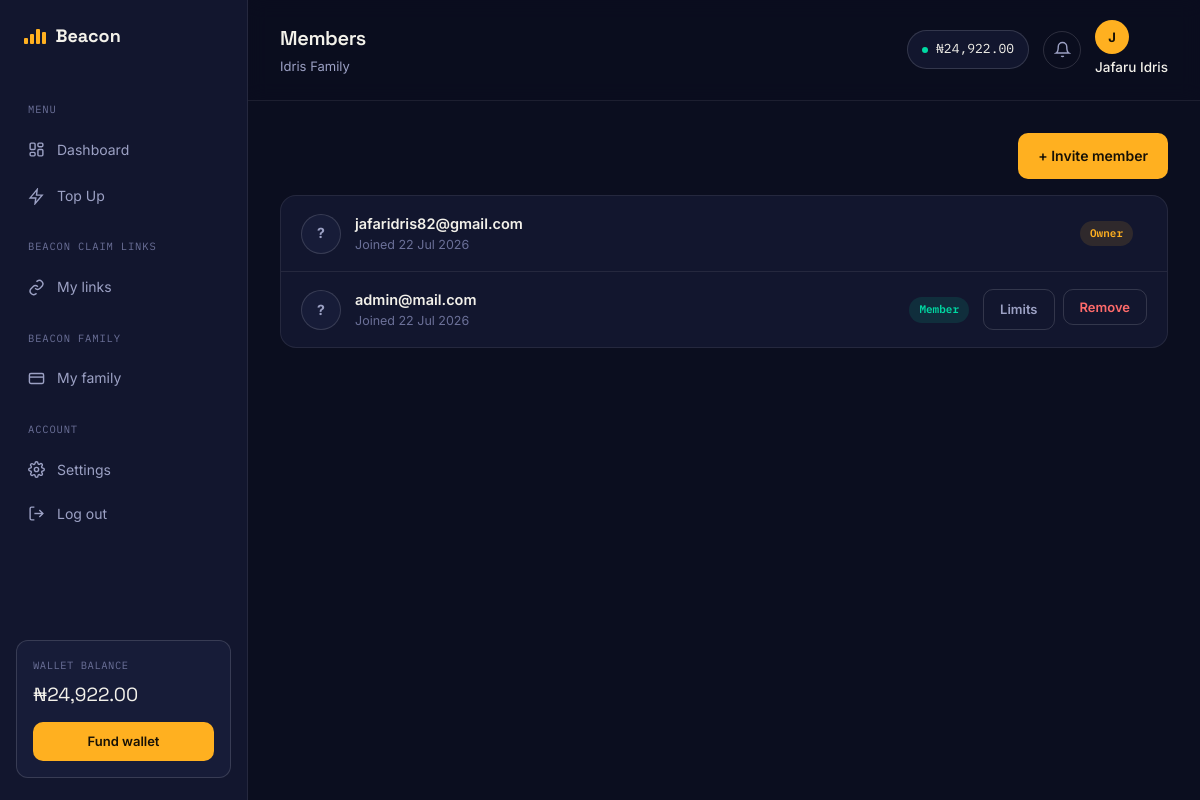
Screenshot of /commons/1/members/ (signed in) with the database file from the repository.
### authentication/models.py (models this page shows, shortened)
class User(AbstractUser):
    email = models.EmailField(unique=True)
    phone_number = models.CharField(max_length=20, blank=True)
    is_email_verified = models.BooleanField(default=False)
    email_verification_token = models.CharField(max_length=100, blank=True, null=True)
    password_reset_token = models.CharField(max_length=100, blank=True, null=True)
    password_reset_expires = models.DateTimeField(blank=True, null=True)
    referral_code = models.CharField(max_length=20, unique=True, blank=True, null=True)
    referred_by = models.ForeignKey('self', on_delete=models.SET_NULL, blank=True, null=True, related_name='referrals')
    date_joined = models.DateTimeField(auto_now_add=True)
    last_login_ip = models.GenericIPAddressField(blank=True, null=True)
    transaction_pin_hash = models.CharField(
        max_length=128,
        blank=True,
        null=True,
        help_text="Hashed transaction PIN"
    )
    USERNAME_FIELD = 'email'
    REQUIRED_FIELDS = ['username']
    class Meta:
        ordering = ['-date_joined']
    def __str__(self):
        return self.email
    def get_full_name(self):
        if self.first_name or self.last_name:
            return f"{self.first_name} {self.last_name}".strip()
        return self.username

### wallet/models.py (models this page shows, shortened)
class Wallet(models.Model):
    user = models.OneToOneField(User, on_delete=models.CASCADE, related_name='wallet')
    balance = models.DecimalField(max_digits=12, decimal_places=2, default=0.00)
    total_funded = models.DecimalField(max_digits=12, decimal_places=2, default=0.00)
    total_spent = models.DecimalField(max_digits=12, decimal_places=2, default=0.00)
    is_active = models.BooleanField(default=True)
    created_at = models.DateTimeField(auto_now_add=True)
    updated_at = models.DateTimeField(auto_now=True)
    class Meta:
        verbose_name = 'Wallet'
        verbose_name_plural = 'Wallets'

### commons/models.py (models this page shows, shortened)
class Family(models.Model):
    name = models.CharField(max_length=100)
    owner = models.ForeignKey(User, on_delete=models.CASCADE, related_name='owned_families')
    created_at = models.DateTimeField(auto_now_add=True)
    updated_at = models.DateTimeField(auto_now=True)
    class Meta:
        verbose_name_plural = 'families'
        ordering = ['-created_at']

class FamilyMembership(models.Model):
    class Role(models.TextChoices):
        OWNER = 'owner', 'Owner'
        ADMIN = 'admin', 'Admin'
        MEMBER = 'member', 'Member'
        VIEWER = 'viewer', 'Viewer'
    class Status(models.TextChoices):
        INVITED = 'invited', 'Invited'
        ACTIVE = 'active', 'Active'
        REMOVED = 'removed', 'Removed'
    family = models.ForeignKey(Family, on_delete=models.CASCADE, related_name='memberships')
    user = models.ForeignKey(User, on_delete=models.CASCADE, related_name='family_memberships')
    role = models.CharField(max_length=20, choices=Role.choices, default=Role.MEMBER)
    status = models.CharField(max_length=20, choices=Status.choices, default=Status.INVITED)
    invited_by = models.ForeignKey(
        User, on_delete=models.SET_NULL, null=True, blank=True, related_name='family_invites_sent',
    )
    invited_at = models.DateTimeField(auto_now_add=True)
    joined_at = models.DateTimeField(null=True, blank=True)
    removed_at = models.DateTimeField(null=True, blank=True)
    class Meta:
        unique_together = [('family', 'user')]
        ordering = ['-role', 'invited_at']
    @property
    def is_active(self):
        return self.status == self.Status.ACTIVE
    @property
    def can_add_members(self):
        return self.is_active and self.role in (self.Role.OWNER, self.Role.ADMIN)
    @property
    def can_remove_members(self):
        return self.is_active and self.role == self.Role.OWNER
    @property
    def can_set_spending_limits(self):
        return self.is_active and self.role == self.Role.OWNER

### commons/views.py (the view)
# urls.py: path('<int:family_id>/members/', views.members_view, name='members'),
@login_required
def members_view(request, family_id):
    family = get_object_or_404(Family, id=family_id)
    try:
        membership = _get_membership_or_404(family, request.user)
    except family_services.PermissionDeniedError as exc:
        return _redirect_with_error(request, exc, 'beacon_family:list')
    members = family.memberships.exclude(status=FamilyMembership.Status.REMOVED).select_related('user')
    return render(request, 'beacon_family/members.html', {
        'family': family, 'membership': membership, 'members': members,
    })

### commons/views.py (called while the page is built)
def _get_membership_or_404(family, user):
    membership = family.memberships.filter(user=user).exclude(status=FamilyMembership.Status.REMOVED).first()
    if not membership:
        raise family_services.PermissionDeniedError("You're not part of this family.")
    return membership

### core/context_processors.py (called while the page is built)
def site_settings(request):
    return {
        'site_settings': SiteSettings.load(),
        'theme': request.session.get('theme', 'light'),
    }

def notifications_count(request):
    count = 0
    if request.user.is_authenticated:
        count = Notification.objects.filter(user=request.user, is_read=False).count()
    return {'unread_notifications': count}

### core/models.py (called while the page is built)
    @classmethod
    def load(cls):
        obj, created = cls.objects.get_or_create(pk=1)
        return obj

### templates/beacon_family/members.html (shortened to what this page needs)
{% extends "base.html" %}
{% load static %}
{% block page_title %}Members{% endblock %}
{% block page_subtitle %}<p>{{ family.name }}</p>{% endblock %}
{% block extra_head %}
<link rel="stylesheet" href="{% static 'css/family.css' %}">
{% endblock %}
{% block content %}
<div style="display:flex; justify-content:flex-end; margin-bottom:16px;">
  {% if membership.can_add_members %}
  <a href="{% url 'beacon_family:invite_member' family_id=family.id %}" class="btn btn-primary">+ Invite member</a>
  {% endif %}
</div>
<div class="member-list">
  {% for m in members %}
  <div class="member-row">
    <div class="member-avatar">{{ m.user.full_name|slice:":1"|default:"?"|upper }}</div>
    <div class="member-info">
      <div class="nm">{{ m.user }}</div>
      <div class="em">Joined {{ m.joined_at|date:"d M Y"|default:"—" }}</div>
    </div>
    <div class="member-badges">
      <span class="role-chip role-{{ m.role }}">{{ m.get_role_display }}</span>
    </div>
    <div class="member-actions">
      {% if membership.can_set_spending_limits and m.role != 'owner' %}
        <a href="{% url 'beacon_family:spending_limits' family_id=family.id membership_id=m.id %}" class="btn btn-ghost btn-sm-inline">Limits</a>
      {% endif %}
      {% if membership.can_remove_members and m.role != 'owner' %}
        <form method="post" action="{% url 'beacon_family:remove_member' family_id=family.id membership_id=m.id %}" onsubmit="return confirm('Remove {{ m.user }} from {{ family.name }}?');">
          <button type="submit" class="btn btn-ghost btn-sm-inline" style="color:var(--danger);">Remove</button>
        </form>
      {% endif %}
    </div>
  </div>
  {% empty %}
  <div class="member-row">
    <div class="member-info"><div class="nm" style="color:var(--text-dimmer);">No members yet.</div></div>
  </div>
  {% endfor %}
</div>
{% endblock %}

### templates/base.html (shortened to what this page needs)
{% load static %}
{% load humanize %}
<!DOCTYPE html>
<html lang="en">
<head>
<link rel="stylesheet" href="{% static 'css/style.css' %}">
<link rel="stylesheet" href="{% static 'css/native.css' %}">
{% block extra_head %}{% endblock %}
</head>
<body{% block body_attrs %}{% endblock %}>
<div class="app-shell">
  <aside class="sidebar" id="sidebar">
    <div class="sidebar-top-row">
      <a href="{% url 'dashboard:index' %}" class="logo">
        <span class="bars"><span></span><span></span><span></span><span></span></span>
        Beacon
      </a>
    </div>
    <nav class="side-nav">
      <div class="nav-label">Menu</div>
      <a href="{% url 'dashboard:index' %}" class="nav-link {% if active_nav == 'dashboard' %}active{% endif %}">
        <svg viewBox="0 0 24 24" fill="none" stroke="currentColor" stroke-width="2"><rect x="3" y="3" width="7" height="9" rx="1.5"/><rect x="14" y="3" width="7" height="5" rx="1.5"/><rect x="14" y="12" width="7" height="9" rx="1.5"/><rect x="3" y="16" width="7" height="5" rx="1.5"/></svg>
        Dashboard
      </a>
      <a href="{% url 'services:list' %}" class="nav-link {% if active_nav == 'buy' %}active{% endif %}">
        <svg viewBox="0 0 24 24" fill="none" stroke="currentColor" stroke-width="2"><path d="M13 2L3 14h8l-1 8 10-12h-8l1-8z"/></svg>
        Top Up
      </a>
      <div class="nav-label">Beacon Claim Links</div>
      <a href="{% url 'links:my_links' %}" class="nav-link {% if active_nav == 'claims' %}active{% endif %}">
        <svg viewBox="0 0 24 24" fill="none" stroke="currentColor" stroke-width="2"><path d="M10 13a5 5 0 007 0l3-3a5 5 0 00-7-7l-1 1"/><path d="M14 11a5 5 0 00-7 0l-3 3a5 5 0 007 7l1-1"/></svg>
        My links
      </a>
      <div class="nav-label">Beacon Family</div>
      <a href="{% url 'beacon_family:list' %}" class="nav-link {% if active_nav == 'wallet' %}active{% endif %}">
        <svg viewBox="0 0 24 24" fill="none" stroke="currentColor" stroke-width="2"><rect x="2" y="5" width="20" height="14" rx="2"/><path d="M2 10h20"/></svg>
        My family
      </a>
      <div class="nav-label">Account</div>
      <a href="{% url 'accounts:settings' %}" class="nav-link {% if active_nav == 'settings' %}active{% endif %}">
        Settings
      </a>
      <form method="post" action="{% url 'accounts:logout' %}" class="logout-form">
        <button type="submit" class="nav-link nav-link-btn">
          <svg viewBox="0 0 24 24" fill="none" stroke="currentColor" stroke-width="2"><path d="M9 21H5a2 2 0 01-2-2V5a2 2 0 012-2h4"/><path d="M16 17l5-5-5-5"/><path d="M21 12H9"/></svg>
          Log out
        </button>
      </form>
    </nav>
    <div class="sidebar-wallet">
      <div class="label">Wallet balance</div>
      <div class="amount">₦{{ user.wallet.balance|intcomma }}</div>
      <a href="{% url 'wallet:fund' %}" class="btn btn-primary btn-sm">Fund wallet</a>
    </div>
  </aside>
  <div class="app-main">
    <header class="app-topbar">
      <div class="topbar-title">
        <h1>{% block page_title %}Dashboard{% endblock %}</h1>
        {% block page_subtitle %}{% endblock %}
      </div>
      <div class="topbar-actions">
        <div class="wallet-chip">
          <span class="dot"></span> ₦{{ user.wallet.balance|intcomma }}
        </div>
        <a href="{% url 'notifications:list' %}" class="icon-btn" aria-label="Notifications">
          <svg viewBox="0 0 24 24" fill="none" stroke="currentColor" stroke-width="2"><path d="M18 8a6 6 0 00-12 0c0 7-3 9-3 9h18s-3-2-3-9"/><path d="M13.7 21a2 2 0 01-3.4 0"/></svg>
        </a>
        <div class="user-chip">
          <a href="{% url 'accounts:profile' %}">
            <div class="avatar">{{ user.get_full_name|slice:":1"|default:"U" }}</div>
            <span class="uname">{{ user.get_full_name|default:"Account" }}</span>
          </a>
        </div>
      </div>
    </header>
    <main class="app-content">
      {% block content %}{% endblock %}
    </main>
  </div>
</div>
</body>
</html>

### static/css/style.css (style rules this page uses)
:root { --bg:#0B0E1F; --bg-elev:#12162E; --bg-elev-2:#171C38; --text:#F3F1EA; --text-dim:#9CA1C4; --text-dimmer:#6B7098; --amber:#FFB020; --mint:#00D9A3; --violet:#7C6CFF; --danger:#FF6B6B; --border:rgba(255,255,255,0.08); --border-strong:rgba(255,255,255,0.14); --radius:14px; --sidebar-w:248px; }
* { margin:0;padding:0;box-sizing:border-box; }
body { background:var(--bg); color:var(--text); font-family:'Inter',sans-serif; line-height:1.6; }
h1,h2,h3,h4 { font-family:'Space Grotesk',sans-serif; font-weight:600; letter-spacing:-0.02em; }
a { color:inherit; text-decoration:none; }
button { font-family:inherit; cursor:pointer; }
.app-shell { display:flex; min-height:100vh; }
.logo { display:flex; align-items:center; gap:10px; font-family:'Space Grotesk'; font-weight:700; font-size:18px; padding:0 8px; }
.logo .bars { display:flex; align-items:flex-end; gap:2.5px; height:15px; }
.logo .bars span { width:3.5px; background:var(--amber); border-radius:1px; animation:barpulse 1.8s ease-in-out infinite; }
.logo .bars span:nth-child(1) { height:40%; }
.logo .bars span:nth-child(2) { height:65%; animation-delay:.2s; }
.logo .bars span:nth-child(3) { height:100%; animation-delay:.4s; }
.logo .bars span:nth-child(4) { height:80%; animation-delay:.6s; }
.sidebar { width:var(--sidebar-w); flex-shrink:0; background:var(--bg-elev); border-right:1px solid var(--border); display:flex; flex-direction:column; padding:22px 16px; position:sticky; top:0; height:100vh; }
.side-nav { margin-top:32px; display:flex; flex-direction:column; gap:2px; flex:1; }
.nav-label { font-family:'IBM Plex Mono'; font-size:10.5px; letter-spacing:.08em; text-transform:uppercase; color:var(--text-dimmer); padding:18px 12px 8px; }
.nav-link { display:flex; align-items:center; gap:12px; padding:11px 12px; border-radius:10px; font-size:14px; color:var(--text-dim); transition:background .15s, color .15s; }
.nav-link svg { width:17px; height:17px; flex-shrink:0; }
.logout-form { margin:0; }
.nav-link-btn { width:100%; text-align:left; background:none; border:none; }
.sidebar-wallet { background:var(--bg-elev-2); border:1px solid var(--border-strong); border-radius:12px; padding:16px; margin-top:12px; }
.sidebar-wallet .label { font-family:'IBM Plex Mono'; font-size:10.5px; color:var(--text-dimmer); text-transform:uppercase; letter-spacing:.05em; margin-bottom:6px; }
.sidebar-wallet .amount { font-family:'Space Grotesk'; font-size:19px; margin-bottom:12px; }
.sidebar-top-row { display:flex; align-items:center; justify-content:space-between; padding:0 8px; }
.sidebar-top-row .logo { padding:0; }
.app-main { flex:1; min-width:0; }
.app-topbar { display:flex; align-items:center; gap:18px; padding:20px 32px; border-bottom:1px solid var(--border); position:sticky; top:0; background:rgba(11,14,31,0.85); backdrop-filter:blur(10px); z-index:50; }
.topbar-title { flex:1; }
.topbar-title h1 { font-size:20px; }
.topbar-title p { font-size:13px; color:var(--text-dim); margin-top:2px; }
.topbar-actions { display:flex; align-items:center; gap:14px; }
.wallet-chip { display:flex; align-items:center; gap:8px; font-family:'IBM Plex Mono'; font-size:13px; background:var(--bg-elev); border:1px solid var(--border-strong); padding:8px 14px; border-radius:999px; }
.wallet-chip .dot { width:6px; height:6px; border-radius:50%; background:var(--mint); }
.icon-btn { width:38px; height:38px; border-radius:50%; border:1px solid var(--border-strong); background:none; color:var(--text-dim); display:flex; align-items:center; justify-content:center; }
.icon-btn svg { width:17px; height:17px; }
.user-chip { display:flex; align-items:center; gap:9px; }
.avatar { width:34px; height:34px; border-radius:50%; background:var(--amber); color:#171106; display:flex; align-items:center; justify-content:center; font-weight:700; font-size:13px; text-transform:uppercase; }
.uname { font-size:13.5px; font-weight:500; }
.app-content { padding:32px; }
.btn { display:inline-flex; align-items:center; justify-content:center; gap:8px; padding:12px 20px; border-radius:10px; font-size:14px; font-weight:600; border:none; transition:transform .15s, box-shadow .15s; }
.btn-primary { background:var(--amber); color:#171106; }
.btn-ghost { background:none; border:1px solid var(--border-strong); color:var(--text-dim); }
.btn-sm { padding:9px 14px; font-size:13px; width:100%; }

### rows the page displays
User: wallet.balance "24,922.00", get_full_name "J", get_full_name "Jafaru Idris"
Family: name "Idris Family"
FamilyMembership: user.full_name "?", user "jafaridris82@gmail.com", joined_at "22 Jul 2026", role "Owner"
FamilyMembership: user.full_name "?", user "admin@mail.com", joined_at "22 Jul 2026", role "Member", shows "Limits"
